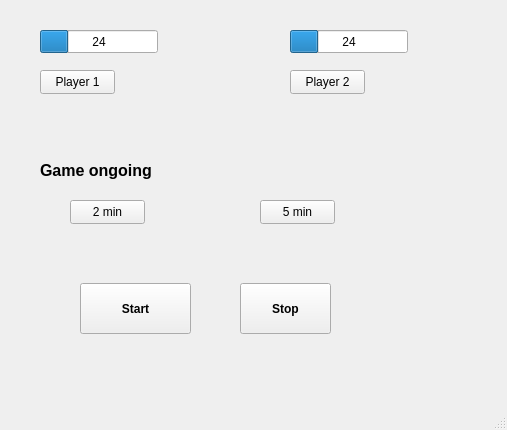
<?xml version="1.0" encoding="UTF-8"?>
<ui version="4.0">
 <class>MainWindow</class>
 <widget class="QMainWindow" name="MainWindow">
  <property name="geometry">
   <rect>
    <x>0</x>
    <y>0</y>
    <width>507</width>
    <height>430</height>
   </rect>
  </property>
  <property name="windowTitle">
   <string>MainWindow</string>
  </property>
  <widget class="QWidget" name="centralwidget">
   <widget class="QProgressBar" name="progressBar1">
    <property name="geometry">
     <rect>
      <x>40</x>
      <y>30</y>
      <width>118</width>
      <height>23</height>
     </rect>
    </property>
    <property name="value">
     <number>24</number>
    </property>
    <property name="format">
     <string>%v</string>
    </property>
   </widget>
   <widget class="QProgressBar" name="progressBar_2">
    <property name="geometry">
     <rect>
      <x>290</x>
      <y>30</y>
      <width>118</width>
      <height>23</height>
     </rect>
    </property>
    <property name="value">
     <number>24</number>
    </property>
    <property name="format">
     <string>%v</string>
    </property>
   </widget>
   <widget class="QPushButton" name="playerButton1">
    <property name="geometry">
     <rect>
      <x>40</x>
      <y>70</y>
      <width>75</width>
      <height>24</height>
     </rect>
    </property>
    <property name="text">
     <string>Player 1</string>
    </property>
   </widget>
   <widget class="QPushButton" name="playerButton2">
    <property name="geometry">
     <rect>
      <x>290</x>
      <y>70</y>
      <width>75</width>
      <height>24</height>
     </rect>
    </property>
    <property name="text">
     <string>Player 2</string>
    </property>
   </widget>
   <widget class="QLabel" name="label">
    <property name="geometry">
     <rect>
      <x>40</x>
      <y>150</y>
      <width>411</width>
      <height>41</height>
     </rect>
    </property>
    <property name="font">
     <font>
      <pointsize>12</pointsize>
      <bold>true</bold>
     </font>
    </property>
    <property name="text">
     <string>Game ongoing</string>
    </property>
    <property name="margin">
     <number>1</number>
    </property>
    <property name="indent">
     <number>-1</number>
    </property>
   </widget>
   <widget class="QPushButton" name="timeButton1">
    <property name="geometry">
     <rect>
      <x>70</x>
      <y>200</y>
      <width>75</width>
      <height>24</height>
     </rect>
    </property>
    <property name="text">
     <string>2 min</string>
    </property>
   </widget>
   <widget class="QPushButton" name="timeButton2">
    <property name="geometry">
     <rect>
      <x>260</x>
      <y>200</y>
      <width>75</width>
      <height>24</height>
     </rect>
    </property>
    <property name="text">
     <string>5 min</string>
    </property>
   </widget>
   <widget class="QPushButton" name="startButton">
    <property name="geometry">
     <rect>
      <x>80</x>
      <y>283</y>
      <width>111</width>
      <height>51</height>
     </rect>
    </property>
    <property name="font">
     <font>
      <bold>true</bold>
     </font>
    </property>
    <property name="text">
     <string>Start</string>
    </property>
   </widget>
   <widget class="QPushButton" name="stopButton">
    <property name="geometry">
     <rect>
      <x>240</x>
      <y>283</y>
      <width>91</width>
      <height>51</height>
     </rect>
    </property>
    <property name="font">
     <font>
      <bold>true</bold>
     </font>
    </property>
    <property name="text">
     <string>Stop</string>
    </property>
   </widget>
  </widget>
  <widget class="QMenuBar" name="menubar">
   <property name="geometry">
    <rect>
     <x>0</x>
     <y>0</y>
     <width>507</width>
     <height>22</height>
    </rect>
   </property>
  </widget>
  <widget class="QStatusBar" name="statusbar"/>
 </widget>
 <resources/>
 <connections/>
</ui>
